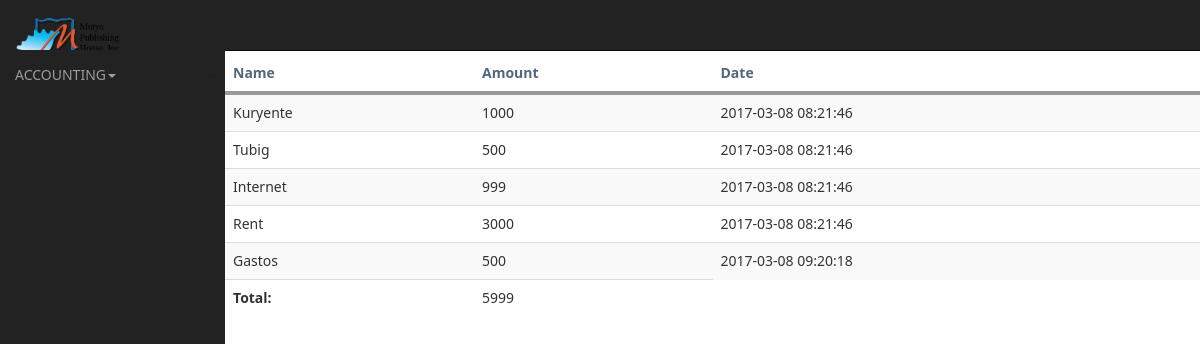
The app's page /admin/accounting/expenses.php (signed in) with its own data.
### tables this page shows
CREATE TABLE IF NOT EXISTS `expenses` (
  `id` int(11) NOT NULL AUTO_INCREMENT,
  `name` varchar(255) NOT NULL,
  `amount` varchar(255) NOT NULL,
  `created_date` timestamp NOT NULL DEFAULT CURRENT_TIMESTAMP,
  PRIMARY KEY (`id`)
);

### admin/accounting/expenses.php (the view, shortened to what this page needs)
<!DOCTYPE html>
<html lang="en">
  <head>
    <link href="css/bootstrap.css" rel="stylesheet">
    <link href="css/sb-admin.css" rel="stylesheet">-->
    <link rel="stylesheet" href="css/morris-0.4.3.min.css">
  </head>
  <body>
    <div id="wrapper">
      <nav class="navbar navbar-inverse  navbar-fixed-top" role="navigation">
      <?php include 'template/sidebar.php';?>
    <?php include 'template/top.php';?>
    </nav>
    <div class="table-responsive">
    <h4>List of expenses</h4>
      <table class="table table-striped">
        <thead>
		<th>Name</th>
		<th>Amount</th>
		<th>Date</th>
	</thead>
	<tbody>
		<?php
		$sql = mysql_query("SELECT * FROM expenses");
		$requestCount = mysql_num_rows($sql);
		if ($requestCount > 0) {
		     while ($row = mysql_fetch_array($sql)) {
		     $name = $row['name'];
		     $amount = $row['amount'];
		     $date = $row['created_date'];
		      echo "
		        <tr>
		          <td>$name</td>
		          <td>$amount</td>
		          <td>$date </td>
		        </tr>
		      ";
		     }
		  }
	 ?>
	 <?php
	 	$sql = mysql_query("SELECT sum(amount) FROM expenses");
		$requestCount = mysql_num_rows($sql);
		if ($requestCount > 0) {
		     while ($row = mysql_fetch_array($sql)) {
		     $totalamount = $row['sum(amount)'];
		      echo "
		        <tr>
		          <td><b>Total:</b></td>
		          <td>$totalamount</td>
		        </tr>
		      ";
		  }
		}
	  ?>
	</tbody>
      </table>
    </div>
    </div>
    </body>
    </html>

### admin/css/sb-admin.css (style rules this page uses)
body { margin-top: 50px; }
#wrapper { padding-left: 0; }
@media (min-width:768px) { #wrapper { padding-left: 225px; } }

### admin/css/metro-responsive.css (style rules this page uses)
@media screen and (max-width: 1400px) { html { font-size: 110%; } }
@media screen and (max-width: 1200px) { html { font-size: 100%; } }

### records on screen
expenses: name "Kuryente", amount "1000", created_date "2017-03-08 08:21:46"
expenses: name "Tubig", amount "500", created_date "2017-03-08 08:21:46"
expenses: name "Internet", amount "999", created_date "2017-03-08 08:21:46"
expenses: name "Rent", amount "3000", created_date "2017-03-08 08:21:46"
expenses: name "Gastos", amount "500", created_date "2017-03-08 09:20:18"

### other values on screen
$totalamount "5999"
